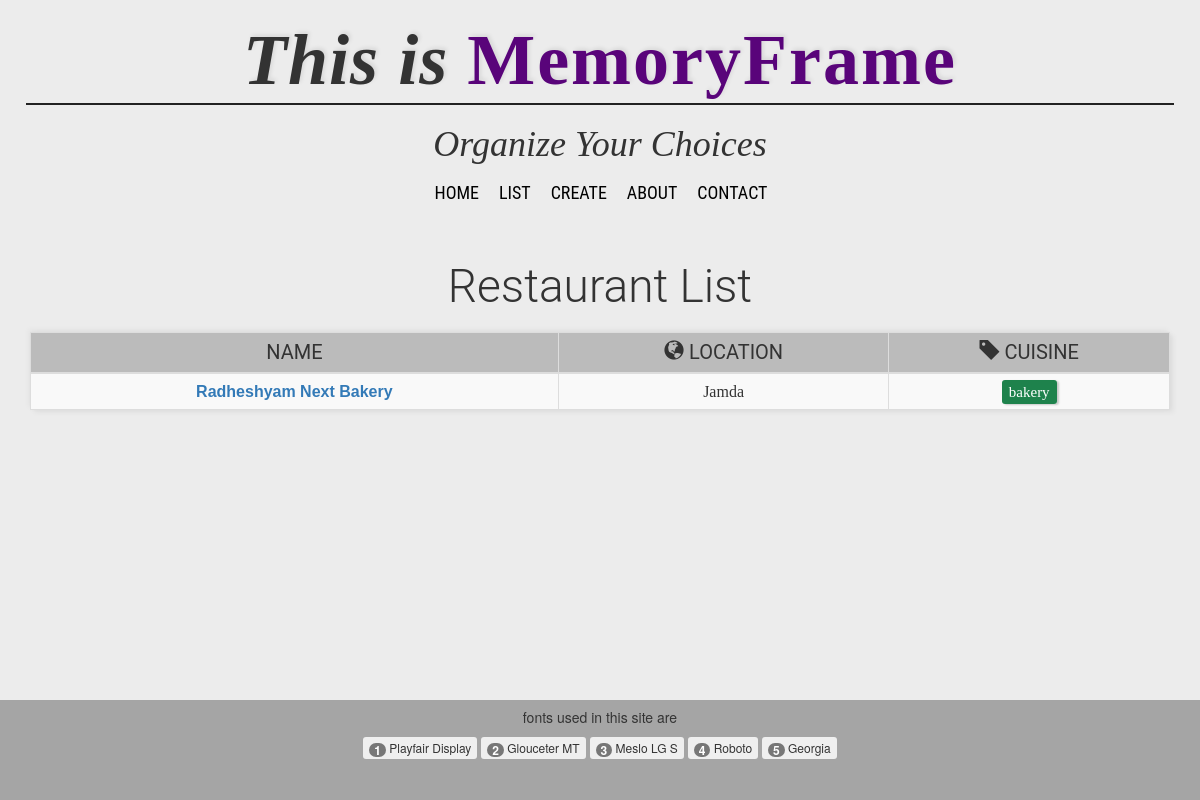
Screenshot of /restaurants/list/bakery/ with the database file from the repository.
### restaurants/models.py (models this page shows, shortened)
class RestaurantLocation(models.Model):
    owner       =models.ForeignKey(User)
    name        =models.CharField(max_length=120,blank=False)
    location    =models.CharField(max_length=120, null=True, blank=True)
    category    =models.CharField(max_length=120, null=True, blank=True, validators=[validate_category])
    timestamp   =models.DateTimeField(auto_now_add=True)
    updated     =models.DateTimeField(auto_now=True)
    slug        =models.SlugField(blank=True, null=True)
    def __str__(self):
        return self.name
    def get_absolute_url(self):
        return reverse('restaurants:detail', kwargs={'slug':self.slug})

### restaurants/views.py (the view)
# urls.py: url(r'^list/(?P<slug>[\w\s-]+)/$', views.RestaurantListView.as_view(), name='cuisine'),
class RestaurantListView(ListView):
    def get_queryset(self):
        slug=self.kwargs.get("slug")
        if slug:
            queryset = RestaurantLocation.objects.filter(
            Q(category__iexact=slug) |
            Q(category__icontains=slug)
            )
        else:
            queryset = RestaurantLocation.objects.all()
        return queryset

### restaurants/templates/restaurants/restaurantLocation_list.html (shortened to what this page needs)
{%extends "base.html"%}
{%block content%}
<h2>Restaurant List</h2>
<table class="table table-striped table-bordered table-condensed">
  <thead>
    <tr>
      <th>Name</th>
      <th><span class="glyphicon glyphicon-globe"></span> Location</th>
      <th><span class="glyphicon glyphicon-tag"></span> Cuisine</th>
    </tr>
  </thead>
  <tbody>
    {%  for obj in object_list %}
      <tr>
        <td><a href='{{ obj.get_absolute_url}}'><b>{{obj}}</b></a></td>
        <td>{{obj.location}}</td>
        <td><a href="{% url 'restaurants:cuisine' slug=obj.category %}">{{obj.category}}</a></td>
      </tr>
    {%endfor%}
  </tbody>
</table>
{%endblock content%}

### rows the page displays
RestaurantLocation: name "Radheshyam Next Bakery", location "Jamda", category "bakery"
